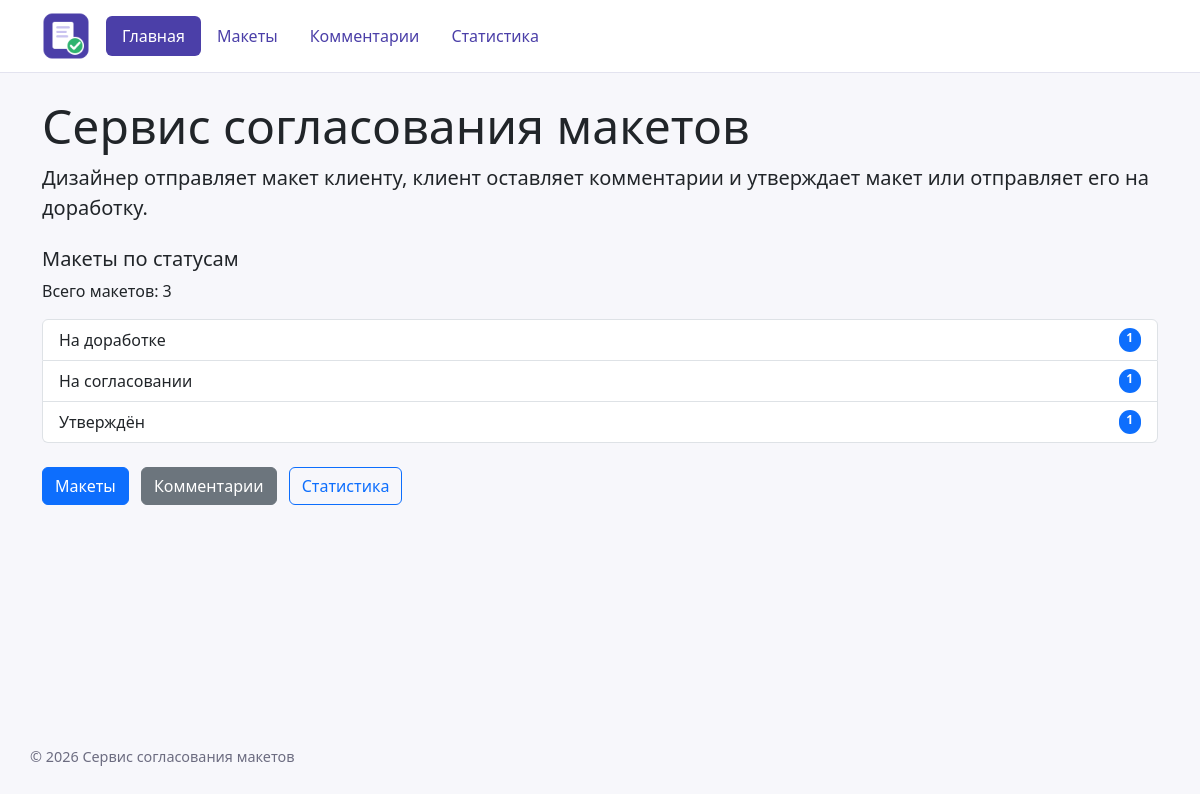
The page / on the database its author committed.
### homepage/views.py (the view)
# urls.py: path("", views.index, name="index"),
def index(request):
    conn = get_connection()
    try:
        layouts_count = conn.execute(
            "SELECT COUNT(*) AS layouts_count FROM layouts"
        ).fetchone()["layouts_count"]
        statistics = conn.execute(
            """
            SELECT
                status,
                COUNT(*) AS layouts_count
            FROM layouts
            GROUP BY status
            ORDER BY layouts_count DESC, status
            """
        ).fetchall()
    finally:
        conn.close()
    context = {
        "layouts_count": layouts_count,
        "statistics": statistics,
    }
    return render(request, "homepage/index.html", context)

### db/database.py (called while the page is built)
def get_connection(db_path: Path | str = DB_PATH) -> sqlite3.Connection:
    conn = sqlite3.connect(db_path)
    conn.row_factory = sqlite3.Row
    conn.execute("PRAGMA foreign_keys = ON")
    return conn

### homepage/templates/homepage/index.html (shortened to what this page needs)
{% extends "base.html" %}
{% block content %}
    <h1 class="display-5">Сервис согласования макетов</h1>
    <p class="lead">
        Дизайнер отправляет макет клиенту, клиент оставляет комментарии
        и утверждает макет или отправляет его на доработку.
    </p>
    <h2 class="h5 mt-4">Макеты по статусам</h2>
    <p>Всего макетов: {{ layouts_count }}</p>
    <ul class="list-group mb-4">
        {% for item in statistics %}
            <li class="list-group-item d-flex justify-content-between">
                {{ item.status }}
                <span class="badge bg-primary rounded-pill">{{ item.layouts_count }}</span>
            </li>
        {% empty %}
            <li class="list-group-item">Макетов пока нет.</li>
        {% endfor %}
    </ul>
    <a href="{% url 'layouts:list' %}" class="btn btn-primary me-2">Макеты</a>
    <a href="{% url 'comments:list' %}" class="btn btn-secondary me-2">Комментарии</a>
    <a href="{% url 'layouts:statistics' %}" class="btn btn-outline-primary">Статистика</a>
{% endblock %}

### homepage/static/homepage/css/style.css (style rules this page uses)
body { display: flex; flex-direction: column; min-height: 100vh; background-color: #f7f7fb; }

### rows shown on the page
layouts: status "На доработке", layouts_count "1"
layouts: status "На согласовании", layouts_count "1"
layouts: status "Утверждён", layouts_count "1"

### other values the page prints
{{ layouts_count }} "3"
